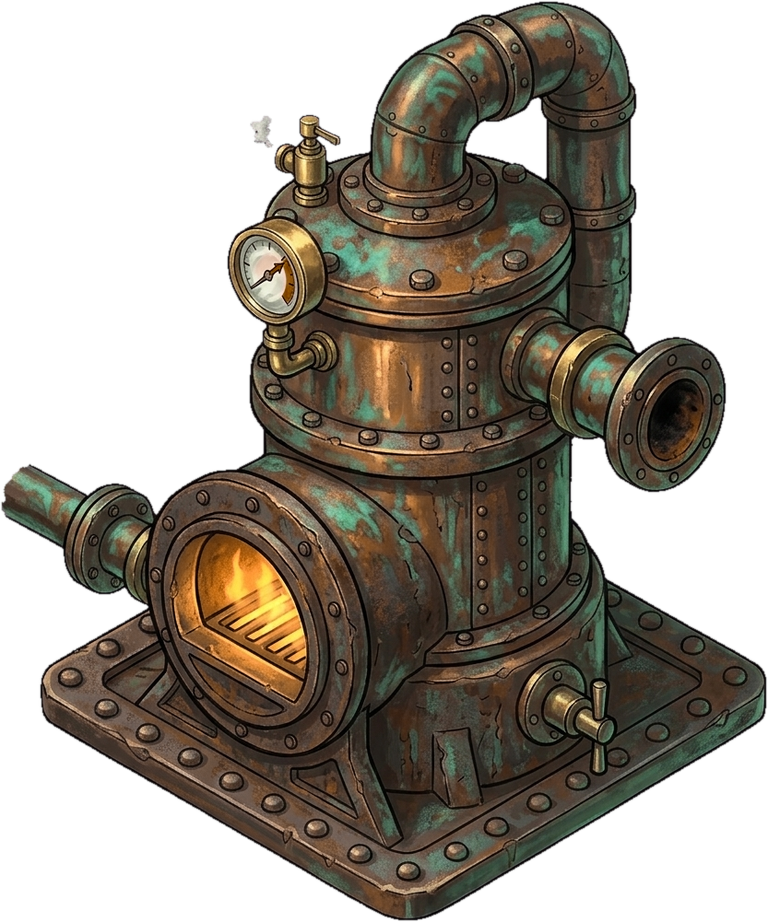
#> input picture fundo_ferro_standalone/assets/machines/maquina_caldeira_vapor_v1.png, 768 x 922 px, found by its file name
$ python build_caldeira_clean.py
#> lines starting #> are read from the running program, lines starting #| are printed output that depends on the picture; after the words box and inside, x2 and y2 are one past the last pixel; in counts of white or black regions, pixels touching at a corner belong together
import numpy as np
from PIL import Image, ImageDraw, ImageFilter


# 1. Carregar caldeira original e tubo industrial
cal_orig = Image.open(r'c:\Users\Usuario\Documents\jogo\fundo_ferro_standalone\assets\machines\maquina_caldeira_vapor_v1.png').convert('RGBA')
#> cal_orig is the input picture: PIL image 768x922 RGBA; mean R, G, B, A 45.3, 38.8, 29.4, 137.8
pipe = Image.open(r'c:\Users\Usuario\Documents\jogo\fundo_ferro_standalone\assets\pipes\cano_longo_industrial.png').convert('RGBA')
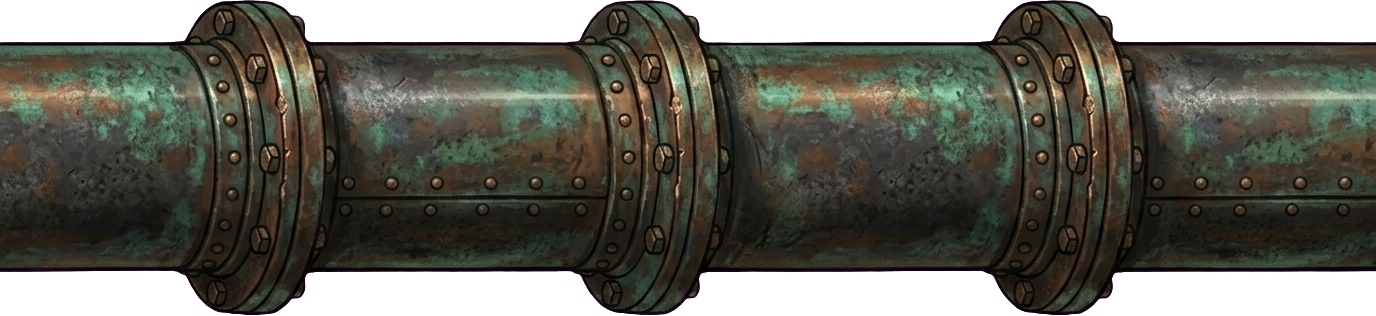
#> input picture fundo_ferro_standalone/assets/pipes/cano_longo_industrial.png, 1376 x 316 px, found by its file name
#> pipe is the input picture: PIL image 1376x316 RGBA; mean R, G, B, A 49.9, 49.5, 40.5, 199.8

W, H = cal_orig.size
#> W = 768; H = 922
cal_np = np.array(cal_orig)

# 2. Remover toco diagonal antigo no lado esquerdo da fornalha
# O toco diagonal esta na regiao x: 0..220, y: 350..580
# Vamos limpar essa regiao com cuidado para nao afetar a borda redonda da fornalha
# A fornalha tem seu anel de rebites centrado em torno de (380, 690)
for y in range(350, 600):
    for x in range(0, 230):
        # Medir distancia do centro do anel da fornalha
        dist_ring = np.hypot(x - 390, y - 690)
        # O anel da fornalha tem raio exterior de ~225px
        if dist_ring > 228 and x < 210:
            cal_np[y, x] = [0, 0, 0, 0]
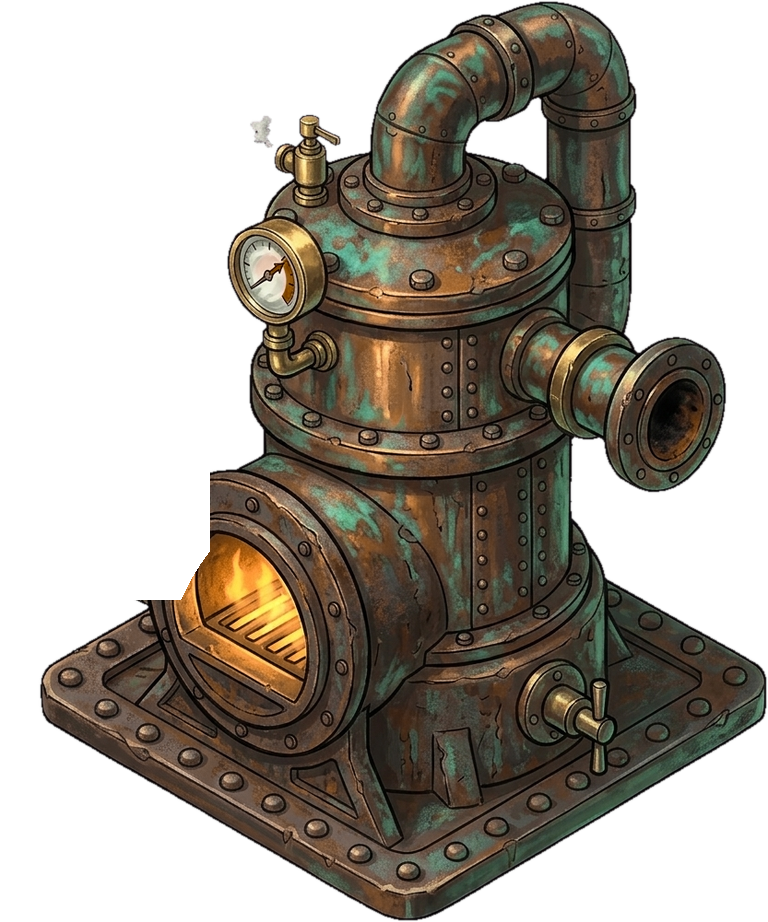
#> cal_np: shape (922, 768, 4); 2.7% of pixels changed, all inside (x1, y1, x2, y2) = (0, 462, 210, 600); transparent parts drawn white

# 3. Remover a boca aberta inclinada antiga no lado direito
# A gola de latao termina em x ≈ 635. O flange inclinado antigo vai de x: 635..768, y: 320..500
for y in range(320, 520):
    for x in range(635, W):
        cal_np[y, x] = [0, 0, 0, 0]
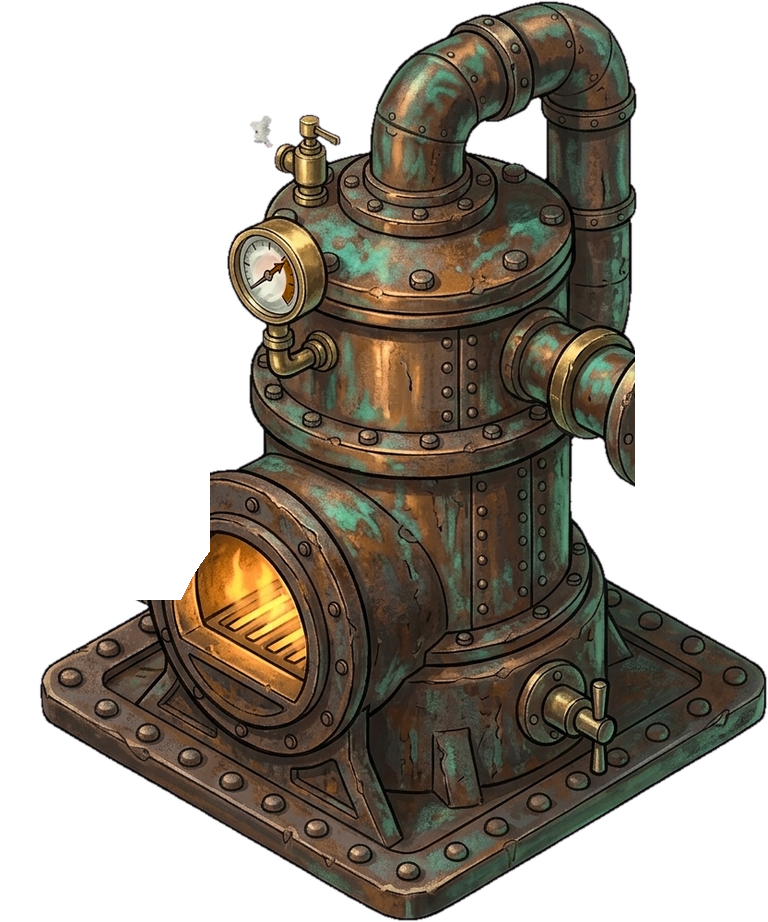
#> cal_np: shape (922, 768, 4); 1.72% of pixels changed, all inside (x1, y1, x2, y2) = (635, 334, 729, 495); transparent parts drawn white

cal_clean = Image.fromarray(cal_np)

# 4. Preparar bocal do tubo escalado
# Tubo no Godot tem scale 0.11 em imagem de 1376x316 (altura tubo = 230).
# Na caldeira (scale 0.24), a altura proporcional eh 230 * 0.11 / 0.24 = 105.4px
target_h = 105
scale_factor = target_h / 230.0
scaled_w = int(pipe.width * scale_factor)
#> scaled_w = 628
scaled_h = int(pipe.height * scale_factor)
#> scaled_h = 144
scaled_pipe = pipe.resize((scaled_w, scaled_h), Image.Resampling.LANCZOS)

# Achar centro vertical do tubo escalado
sp_arr = np.array(scaled_pipe)
sp_alpha = sp_arr[:, :, 3]
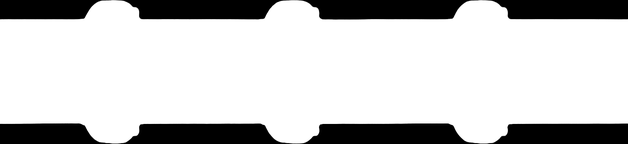
#> sp_alpha: shape (144, 628); min 0, max 255, mean 199.7
y_pts = np.where(sp_alpha[:, 50] > 50)[0]
#> y_pts = 105 values from 19 to 123
center_y = int(np.mean(y_pts))
#> center_y = 71

# 5. Criar bocal direito (saida de vapor)
# Centro na caldeira em y = 399
# Vamos pegar uma fatia do cano com flange: flange na ponta e corpo cilindrico
# Em pipe, temos anel com rebites em x ≈ 250..350
# Vamos recortar um trecho de x=150 a x=420 de scaled_pipe
nozzle_right = scaled_pipe.crop((int(200 * scale_factor), 0, int(650 * scale_factor), scaled_h))
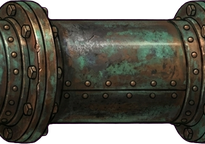
#> nozzle_right: PIL image 205x144 RGBA; mean R, G, B, A 50.4, 48.5, 39.3, 207.8; transparent parts drawn white

# 6. Criar bocal esquerdo (entrada de fluido)
# Centro na caldeira em y = 482
# Vamos recortar e espelhar horizontalmente para o flange ficar na ponta esquerda
nozzle_left = nozzle_right.transpose(Image.FLIP_LEFT_RIGHT)
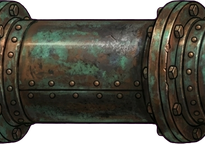
#> nozzle_left: PIL image 205x144 RGBA; mean R, G, B, A 50.4, 48.5, 39.3, 207.8; transparent parts drawn white

# 7. Criar caldeira v2 com os bocais montados
result = Image.new('RGBA', (W, H), (0, 0, 0, 0))
#> result: PIL image 768x922 RGBA; every value is 0

# Colar bocal esquerdo em y_center = 482, x terminando em 220
# nozzle_left tem largura nozzle_left.width (~200px)
# Queremos que ele encoste na fornalha/corpo (x ≈ 210) e va para a esquerda ate a borda
paste_y_left = 482 - center_y
#> paste_y_left = 411
result.paste(nozzle_left, (10, paste_y_left), nozzle_left)

# Colar corpo limpo da caldeira
result.paste(cal_clean, (0, 0), cal_clean)

# Colar bocal direito em y_center = 399, saindo da gola em x ≈ 630
paste_y_right = 399 - center_y
#> paste_y_right = 328
result.paste(nozzle_right, (625, paste_y_right), nozzle_right)
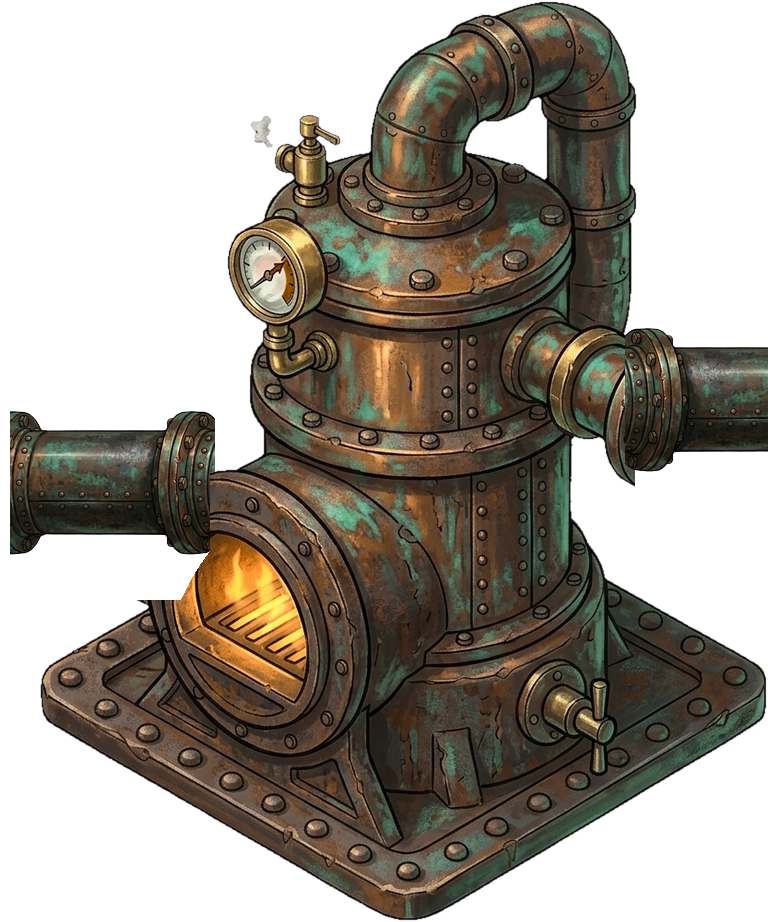
#> result: PIL image 768x922 RGBA; mean R, G, B, A 45.5, 39.2, 29.9, 140.8; transparent parts drawn white

# 8. Blending suave e retoque das emendas
res_arr = np.array(result)
# Aplicar despill suave
# Salvar caldeira_v2.png
result.save(r'C:\Users\Usuario\.gemini\antigravity\brain\24487463-0c7d-44b2-91e8-4982c2631f5b\caldeira_v2_clean.png')
print('caldeira_v2_clean.png gerada com sucesso!')
